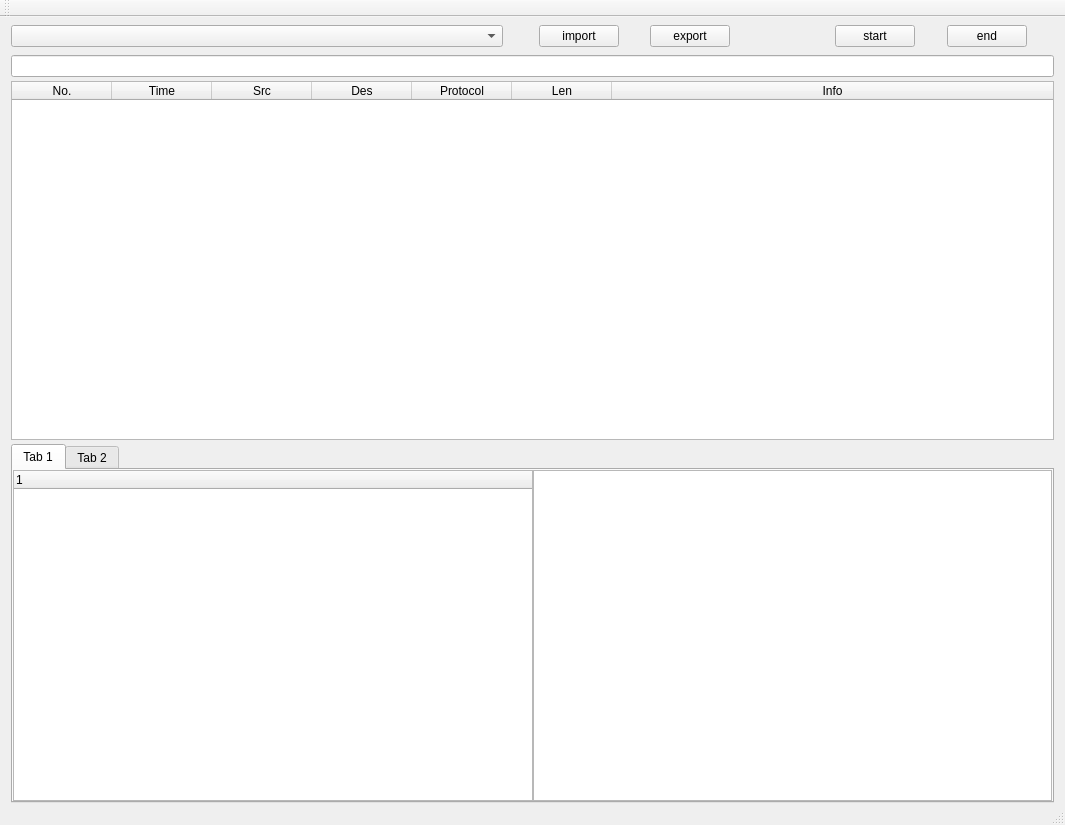
<?xml version="1.0" encoding="UTF-8"?>
<ui version="4.0">
 <class>QtWidgetsApplicationClass</class>
 <widget class="QMainWindow" name="QtWidgetsApplicationClass">
  <property name="geometry">
   <rect>
    <x>0</x>
    <y>0</y>
    <width>1065</width>
    <height>825</height>
   </rect>
  </property>
  <property name="windowTitle">
   <string>QtWidgetsApplication</string>
  </property>
  <widget class="QWidget" name="centralWidget">
   <layout class="QVBoxLayout" name="verticalLayout_2">
    <property name="spacing">
     <number>4</number>
    </property>
    <property name="topMargin">
     <number>0</number>
    </property>
    <property name="rightMargin">
     <number>11</number>
    </property>
    <property name="bottomMargin">
     <number>0</number>
    </property>
    <item>
     <widget class="QWidget" name="widget" native="true">
      <layout class="QHBoxLayout" name="horizontalLayout_2">
       <property name="spacing">
        <number>10</number>
       </property>
       <property name="leftMargin">
        <number>0</number>
       </property>
       <property name="topMargin">
        <number>8</number>
       </property>
       <property name="rightMargin">
        <number>0</number>
       </property>
       <property name="bottomMargin">
        <number>4</number>
       </property>
       <item>
        <widget class="QComboBox" name="comboBox">
         <property name="sizePolicy">
          <sizepolicy hsizetype="Preferred" vsizetype="Fixed">
           <horstretch>2</horstretch>
           <verstretch>0</verstretch>
          </sizepolicy>
         </property>
        </widget>
       </item>
       <item>
        <widget class="QWidget" name="widget_3" native="true">
         <property name="sizePolicy">
          <sizepolicy hsizetype="Preferred" vsizetype="Preferred">
           <horstretch>1</horstretch>
           <verstretch>0</verstretch>
          </sizepolicy>
         </property>
         <layout class="QHBoxLayout" name="horizontalLayout_4">
          <property name="spacing">
           <number>5</number>
          </property>
          <property name="leftMargin">
           <number>0</number>
          </property>
          <property name="topMargin">
           <number>0</number>
          </property>
          <property name="rightMargin">
           <number>0</number>
          </property>
          <property name="bottomMargin">
           <number>0</number>
          </property>
          <item>
           <widget class="QPushButton" name="pushButtonImport">
            <property name="sizePolicy">
             <sizepolicy hsizetype="Fixed" vsizetype="Fixed">
              <horstretch>0</horstretch>
              <verstretch>0</verstretch>
             </sizepolicy>
            </property>
            <property name="text">
             <string>import</string>
            </property>
           </widget>
          </item>
          <item>
           <widget class="QPushButton" name="pushButtonExport">
            <property name="sizePolicy">
             <sizepolicy hsizetype="Fixed" vsizetype="Fixed">
              <horstretch>0</horstretch>
              <verstretch>0</verstretch>
             </sizepolicy>
            </property>
            <property name="text">
             <string>export</string>
            </property>
           </widget>
          </item>
         </layout>
        </widget>
       </item>
       <item>
        <spacer name="horizontalSpacer">
         <property name="orientation">
          <enum>Qt::Horizontal</enum>
         </property>
         <property name="sizeHint" stdset="0">
          <size>
           <width>40</width>
           <height>20</height>
          </size>
         </property>
        </spacer>
       </item>
       <item>
        <widget class="QWidget" name="widget_2" native="true">
         <property name="sizePolicy">
          <sizepolicy hsizetype="Preferred" vsizetype="Preferred">
           <horstretch>1</horstretch>
           <verstretch>0</verstretch>
          </sizepolicy>
         </property>
         <layout class="QHBoxLayout" name="horizontalLayout_3">
          <property name="spacing">
           <number>5</number>
          </property>
          <property name="leftMargin">
           <number>0</number>
          </property>
          <property name="topMargin">
           <number>0</number>
          </property>
          <property name="rightMargin">
           <number>0</number>
          </property>
          <property name="bottomMargin">
           <number>0</number>
          </property>
          <item>
           <widget class="QPushButton" name="pushButtonStart">
            <property name="sizePolicy">
             <sizepolicy hsizetype="Fixed" vsizetype="Fixed">
              <horstretch>0</horstretch>
              <verstretch>0</verstretch>
             </sizepolicy>
            </property>
            <property name="text">
             <string>start</string>
            </property>
           </widget>
          </item>
          <item>
           <widget class="QPushButton" name="pushButtonEnd">
            <property name="sizePolicy">
             <sizepolicy hsizetype="Fixed" vsizetype="Fixed">
              <horstretch>0</horstretch>
              <verstretch>0</verstretch>
             </sizepolicy>
            </property>
            <property name="text">
             <string>end</string>
            </property>
           </widget>
          </item>
         </layout>
        </widget>
       </item>
      </layout>
     </widget>
    </item>
    <item>
     <widget class="QLineEdit" name="lineEdit"/>
    </item>
    <item>
     <widget class="QTableWidget" name="tableWidget">
      <property name="minimumSize">
       <size>
        <width>0</width>
        <height>342</height>
       </size>
      </property>
      <property name="editTriggers">
       <set>QAbstractItemView::NoEditTriggers</set>
      </property>
      <property name="selectionBehavior">
       <enum>QAbstractItemView::SelectRows</enum>
      </property>
      <property name="verticalScrollMode">
       <enum>QAbstractItemView::ScrollPerPixel</enum>
      </property>
      <property name="showGrid">
       <bool>false</bool>
      </property>
      <property name="gridStyle">
       <enum>Qt::NoPen</enum>
      </property>
      <property name="sortingEnabled">
       <bool>true</bool>
      </property>
      <property name="columnCount">
       <number>7</number>
      </property>
      <attribute name="horizontalHeaderStretchLastSection">
       <bool>true</bool>
      </attribute>
      <attribute name="verticalHeaderVisible">
       <bool>false</bool>
      </attribute>
      <attribute name="verticalHeaderMinimumSectionSize">
       <number>25</number>
      </attribute>
      <attribute name="verticalHeaderDefaultSectionSize">
       <number>25</number>
      </attribute>
      <attribute name="verticalHeaderHighlightSections">
       <bool>false</bool>
      </attribute>
      <column>
       <property name="text">
        <string>No.</string>
       </property>
      </column>
      <column>
       <property name="text">
        <string>Time</string>
       </property>
      </column>
      <column>
       <property name="text">
        <string>Src</string>
       </property>
      </column>
      <column>
       <property name="text">
        <string>Des</string>
       </property>
      </column>
      <column>
       <property name="text">
        <string>Protocol</string>
       </property>
      </column>
      <column>
       <property name="text">
        <string>Len</string>
       </property>
      </column>
      <column>
       <property name="text">
        <string>Info</string>
       </property>
      </column>
     </widget>
    </item>
    <item>
     <widget class="QTabWidget" name="tabWidget">
      <widget class="QWidget" name="tab">
       <attribute name="title">
        <string>Tab 1</string>
       </attribute>
       <layout class="QHBoxLayout" name="horizontalLayout">
        <property name="spacing">
         <number>0</number>
        </property>
        <property name="leftMargin">
         <number>0</number>
        </property>
        <property name="topMargin">
         <number>0</number>
        </property>
        <property name="rightMargin">
         <number>0</number>
        </property>
        <property name="bottomMargin">
         <number>0</number>
        </property>
        <item>
         <widget class="QTreeWidget" name="treeWidget">
          <column>
           <property name="text">
            <string notr="true">1</string>
           </property>
          </column>
         </widget>
        </item>
        <item>
         <widget class="QTableWidget" name="tableWidget_2">
          <property name="layoutDirection">
           <enum>Qt::LeftToRight</enum>
          </property>
          <property name="styleSheet">
           <string notr="true"/>
          </property>
          <property name="editTriggers">
           <set>QAbstractItemView::NoEditTriggers</set>
          </property>
          <property name="selectionMode">
           <enum>QAbstractItemView::SingleSelection</enum>
          </property>
          <property name="showGrid">
           <bool>false</bool>
          </property>
          <property name="wordWrap">
           <bool>false</bool>
          </property>
          <attribute name="horizontalHeaderVisible">
           <bool>false</bool>
          </attribute>
          <attribute name="horizontalHeaderMinimumSectionSize">
           <number>30</number>
          </attribute>
          <attribute name="horizontalHeaderDefaultSectionSize">
           <number>30</number>
          </attribute>
          <attribute name="verticalHeaderVisible">
           <bool>false</bool>
          </attribute>
          <attribute name="verticalHeaderDefaultSectionSize">
           <number>30</number>
          </attribute>
         </widget>
        </item>
       </layout>
      </widget>
      <widget class="QWidget" name="tab_2">
       <attribute name="title">
        <string>Tab 2</string>
       </attribute>
      </widget>
     </widget>
    </item>
   </layout>
  </widget>
  <widget class="QMenuBar" name="menuBar">
   <property name="geometry">
    <rect>
     <x>0</x>
     <y>0</y>
     <width>1065</width>
     <height>26</height>
    </rect>
   </property>
  </widget>
  <widget class="QToolBar" name="mainToolBar">
   <attribute name="toolBarArea">
    <enum>TopToolBarArea</enum>
   </attribute>
   <attribute name="toolBarBreak">
    <bool>false</bool>
   </attribute>
  </widget>
  <widget class="QStatusBar" name="statusBar"/>
 </widget>
 <layoutdefault spacing="6" margin="11"/>
 <resources>
  <include location="QtWidgetsApplication.qrc"/>
 </resources>
 <connections/>
</ui>
